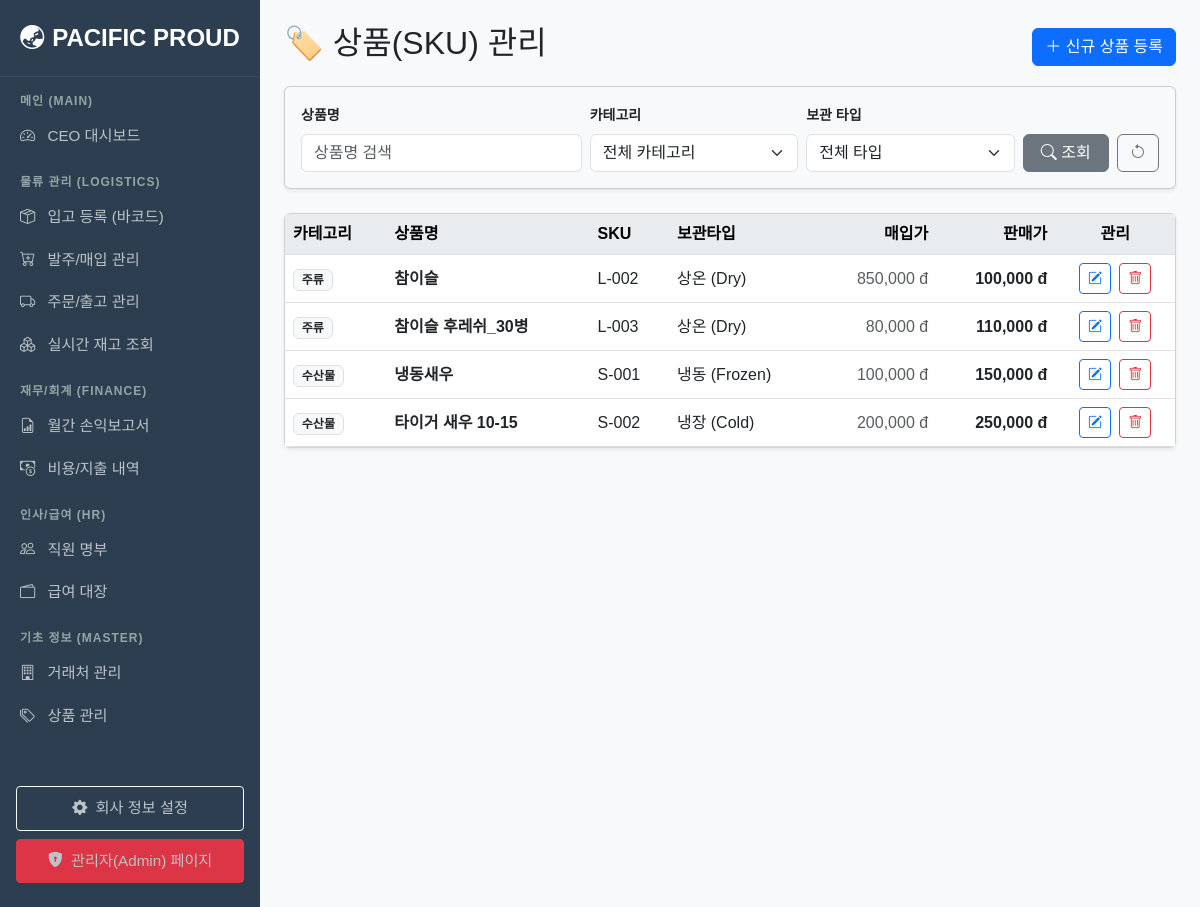
Screenshot of /products/ (signed in) with the database file from the repository.
### fulfillment/models.py (models this page shows, shortened)
class Product(models.Model):
    sku = models.CharField(max_length=50, unique=True)
    name = models.CharField(max_length=100)
    category = models.CharField(max_length=20, choices=ProductCategory.choices, default=ProductCategory.SEAFOOD)
    storage_type = models.CharField(max_length=20, choices=StorageType.choices)
    unit = models.CharField(max_length=10, default='EA')
    purchase_price = models.DecimalField(max_digits=10, decimal_places=0, default=0)
    price = models.DecimalField(max_digits=10, decimal_places=0)
    shelf_life_days = models.IntegerField(default=7)
    is_taxable = models.BooleanField(default=True)

### fulfillment/views.py (the view)
# urls.py: path('products/', views.product_list, name='product_list'),
def product_list(request):
    products = Product.objects.order_by('category', 'name')
    name_query = request.GET.get('name')
    category_query = request.GET.get('category')
    storage_query = request.GET.get('storage')
    if name_query:
        products = products.filter(name__icontains=name_query)
    if category_query:
        products = products.filter(category=category_query)
    if storage_query:
        products = products.filter(storage_type=storage_query)
    form = ProductForm()
    from .models import ProductCategory, StorageType
    return render(request, 'fulfillment/product_list.html', {
        'products': products,
        'form': form,
        'categories': ProductCategory.choices, # 카테고리 목록
        'storages': StorageType.choices,       # 보관타입 목록
    })

### fulfillment/forms.py
class ProductForm(forms.ModelForm):
    class Meta:
        model = Product
        fields = ['name', 'sku', 'category', 'storage_type', 'unit', 'purchase_price', 'price', 'shelf_life_days', 'is_taxable']
        widgets = {
            'name': forms.TextInput(attrs={'class': 'form-control'}),
            'sku': forms.TextInput(attrs={'class': 'form-control'}),
            'category': forms.Select(attrs={'class': 'form-select'}),
            'storage_type': forms.Select(attrs={'class': 'form-select'}),
            'unit': forms.TextInput(attrs={'class': 'form-control'}),
            'purchase_price': forms.NumberInput(attrs={'class': 'form-control'}),
            'price': forms.NumberInput(attrs={'class': 'form-control'}),
            'shelf_life_days': forms.NumberInput(attrs={'class': 'form-control'}),
            'is_taxable': forms.CheckboxInput(attrs={'class': 'form-check-input'}),
        }

### templates/fulfillment/product_list.html (shortened to what this page needs)
{% extends 'base.html' %}
{% load humanize %}
{% block content %}
<div class="d-flex justify-content-between align-items-center mb-3">
    <h2>🏷️ 상품(SKU) 관리</h2>
    <button type="button" class="btn btn-primary" data-bs-toggle="modal" data-bs-target="#addProductModal">
        <i class="bi bi-plus-lg"></i> 신규 상품 등록
    </button>
</div>
<div class="card shadow-sm mb-4 bg-light">
    <div class="card-body py-3">
        <form method="get" class="row g-2 align-items-end">
            <div class="col-md-4">
                <label class="form-label fw-bold small">상품명</label>
                <input type="text" name="name" class="form-control" value="{{ request.GET.name }}" placeholder="상품명 검색">
            </div>
            <div class="col-md-3">
                <label class="form-label fw-bold small">카테고리</label>
                <select name="category" class="form-select">
                    <option value="">전체 카테고리</option>
                </select>
            </div>
            <div class="col-md-3">
                <label class="form-label fw-bold small">보관 타입</label>
                <select name="storage" class="form-select">
                    <option value="">전체 타입</option>
                </select>
            </div>
            <div class="col-md-2 d-flex gap-2">
                <button type="submit" class="btn btn-secondary flex-fill">
                    <i class="bi bi-search"></i> 조회
                </button>
                <a href="{% url 'fulfillment:product_list' %}" class="btn btn-outline-secondary">
                    <i class="bi bi-arrow-counterclockwise"></i>
                </a>
            </div>
        </form>
    </div>
</div>
<div class="card shadow-sm mt-3">
    <div class="card-body p-0">
        <table class="table table-hover align-middle mb-0">
            <thead class="table-light">
                <tr>
                    <th>카테고리</th>
                    <th>상품명</th>
                    <th>SKU</th>
                    <th>보관타입</th>
                    <th class="text-end">매입가</th>
                    <th class="text-end">판매가</th>
                    <th class="text-center">관리</th>
                </tr>
            </thead>
            <tbody>
                {% for item in products %}
                <tr>
                    <td><span class="badge bg-light text-dark border">{{ item.get_category_display }}</span></td>
                    <td class="fw-bold">{{ item.name }}</td>
                    <td>{{ item.sku }}</td>
                    <td>{{ item.get_storage_type_display }}</td>
                    <td class="text-end text-muted">{{ item.purchase_price|intcomma }} đ</td>
                    <td class="text-end fw-bold">{{ item.price|intcomma }} đ</td>
                    <td class="text-center">
                        <a href="{% url 'fulfillment:product_update' item.id %}" class="btn btn-sm btn-outline-primary me-1">
                            <i class="bi bi-pencil-square"></i>
                        </a>
                        <a href="{% url 'fulfillment:product_delete' item.id %}" class="btn btn-sm btn-outline-danger">
                            <i class="bi bi-trash"></i>
                        </a>
                    </td>
                </tr>
                {% empty %}
                <tr><td colspan="7" class="text-center p-4">등록된 상품이 없습니다.</td></tr>
                {% endfor %}
            </tbody>
        </table>
    </div>
</div>
{% endblock %}

### templates/base.html (style rules this page uses)
body { font-family: 'Malgun Gothic', sans-serif; background-color: #f8f9fa; }
.card-body.p-0 { max-height: 75vh; overflow-y: auto; }
.table thead th { position: sticky; top: 0; z-index: 2; background-color: #e9ecef; box-shadow: 0 2px 2px -1px rgba(0, 0, 0, 0.1); border-top: none; }

### rows the page displays
Product: category "주류", name "참이슬", sku "L-002", storage_type "상온 (Dry)", purchase_price "850,000", price "100,000"
Product: category "주류", name "참이슬 후레쉬_30병", sku "L-003", storage_type "상온 (Dry)", purchase_price "80,000", price "110,000"
Product: category "수산물", name "냉동새우", sku "S-001", storage_type "냉동 (Frozen)", purchase_price "100,000", price "150,000"
Product: category "수산물", name "타이거 새우 10-15", sku "S-002", storage_type "냉장 (Cold)", purchase_price "200,000", price "250,000"
